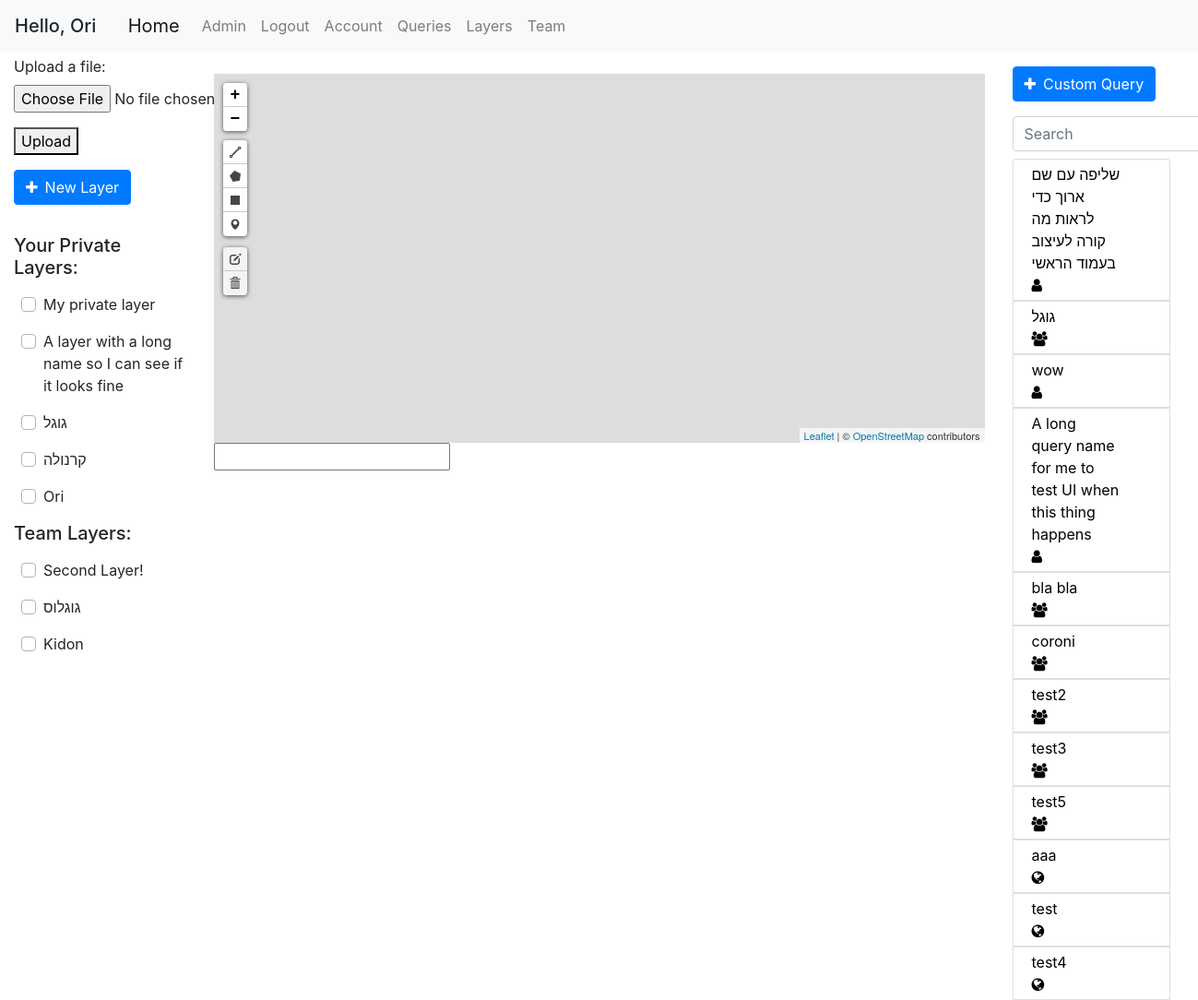
The app's page /home (signed in), older data.
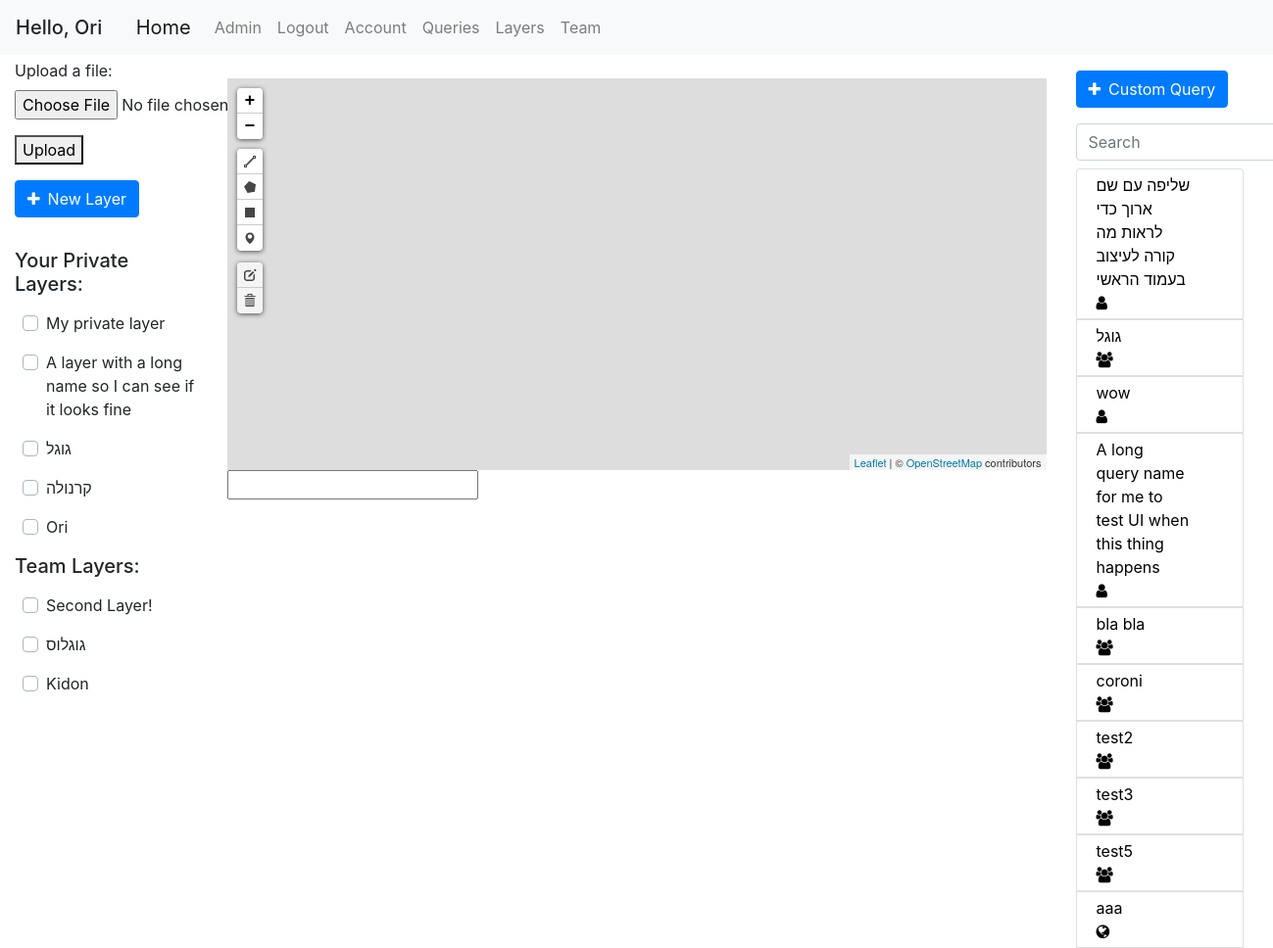
The same page, newer data.
### geoportal/models.py (models this page shows, shortened)
class Layer(db.Model):
    id = db.Column(db.Integer, primary_key=True)
    name = db.Column(db.String(100), nullable=False)
    user_id = db.Column(db.Integer, db.ForeignKey('user.id'), nullable=False)
    default_color = db.Column(db.String(20), default='blue')
    only_user = db.Column(db.Boolean, default=True)
    only_team = db.Column(db.Boolean, default=False)
    public = db.Column(db.Boolean, default=False)
    points = db.relationship('Point', backref='layer', lazy=True)
    polygons = db.relationship('Polygon', backref='layer', lazy=True)

class Query(db.Model):
    id = db.Column(db.Integer, primary_key=True)
    user_id = db.Column(db.Integer, db.ForeignKey('user.id'), nullable=False, default=0)
    query_name = db.Column(db.String(120))
    db_name = db.Column(db.String(20))
    date_uploaded = db.Column(db.DateTime, nullable=False, default=datetime.datetime.now)
    last_update_time = db.Column(db.DateTime, nullable=False, default=datetime.datetime.now)
    query_text = db.Column(db.Text, nullable=False, default='')
    only_user = db.Column(db.Boolean, default=False)
    only_team = db.Column(db.Boolean, default=False)
    public = db.Column(db.Boolean, default=True)
    parameters = db.relationship('QueryTextParameters', backref='query', lazy=True)

### geoportal/main/views.py (the view)
@main.route('/')
@main.route('/home')
def home():
    return render_template('home.html', queries=get_allowed_queries(), layers=get_allowed_layers(), favorite_layers=get_favorite_layers(), preferences=current_user.preferences[0])

### geoportal/mapping/utils.py (called while the page is built)
def marked_layers_first(layers):
    return sorted(layers, key=lambda layer: UserMarkedLayer.query.filter(and_(UserMarkedLayer.layer_id == layer.id, UserMarkedLayer.user_id == current_user.id)).first() is not None, reverse=True)

def get_allowed_layers():
    if current_user.is_authenticated:
        layers = Layer.query.all()
        authorized_layers = []
        for layer in layers:
            if (layer.only_team and User.query.get(layer.user_id).team_id == current_user.team_id) or layer.user_id == current_user.id:
                authorized_layers.append(layer)
        layers = authorized_layers
        layers = marked_layers_first(layers)
    else:
        layers = []
    return layers

def get_favorite_layers():
    if current_user.is_authenticated:
        marked_layers = db.session.query(UserMarkedLayer.layer_id).filter_by(user_id=current_user.id).all()
        return [layer[0] for layer in marked_layers]
    return []

### geoportal/models.py (called while the page is built)
@login_manager.user_loader
def load_user(user_id):
    return User.query.get(int(user_id))

    def has_role(self, role_name):
        for role in self.roles:
            if role.name == role_name:
                return True
        return False

### geoportal/templates/home.html (shortened to what this page needs)
{% extends "base.html" %}
{% block left_sidebar %}
{% if current_user.is_authenticated %}
<form id="geofile-upload">
    <div class="form-group">
        <label for="geofile" class="mt-1">Upload a file:</label>
        <input type="file" id="geofile" name="geofile" accept=".csv, .xlsx">
    </div>
    <button type="submit">Upload</button>
</form>
<button type="button" class="btn btn-primary mb-3 mt-3" data-toggle="modal" data-target="#add-layer">
  <span class="fa fa-plus mr-2"></span>New Layer
</button>
{% endif %}
{% if current_user.is_authenticated %}
    <div class="col pl-0" id="private-layers">
        <h5 class="disply-5 mt-3">Your Private Layers:</h5>
        {% for layer in layers %}
            {% if layer.only_user %}
            <div class="row ml-2 mt-3 custom-control custom-checkbox justify-content-between">
                <label class="custom-control-label" for="checkbox-{{ layer.id }}">{{ layer.name }}</label>
            </div>
            {% endif %}
        {% endfor %}
    </div>
    <div class="col pl-0" id="team-layers">
        <h5 class="disply-5 mt-3">Team Layers:</h5>
        {% for layer in layers %}
            {% if layer.only_team %}
            <div class="row ml-2 mt-3 custom-control custom-checkbox">
                <label class="custom-control-label" for="checkbox-{{ layer.id }}">{{ layer.name }}</label>
            </div>
            {% endif %}
        {% endfor %}
    </div>
{% endif %}
{% endblock left_sidebar %}
{% block content %}
<div id="myMap" class="mt-4"></div>
<input type="text" id="current-point">
{% endblock content %}
{% block right_sidebar %}
<button type="button" class="btn btn-primary mt-3" data-toggle="modal" data-target="#run-query">
  <span class="fa fa-plus mr-2"></span>Custom Query
</button>
<br>
<form class="form-inline my-2 my-lg-0">
    <input class="form-control mr-sm-2 mt-3 mb-2" type="search" placeholder="Search" aria-label="Search" id="queries_search" onkeyup="filterQueries()">
</form>
<div class="col-sm-12 pl-0">
    <div class="list-group">
    {% for query in queries %}
        <button name="query-selector" class="list-group-item pb-1 pt-1" id="{{ query.id }}" style="text-align: justify;">
            <div class="row justify-content-between pr-2">
                <div class="col-sm-10" style="text-align: left">
                    {{ query.query_name }}
                </div>
                <div class="col-sm-1">
                    {% if query.only_user %}
                        <span class="fa fa-user"></span>
                    {% elif query.only_team %}
                        <span class="fa fa-users"></span>
                    {% else %}
                        <span class="fa fa-globe"></span>
                    {% endif %}
                </div>
            </div>
        </button>
    {% endfor %}
    </div>
</div>
{% endblock right_sidebar %}

Row changes from the older to the newer data that the page shows:
removed Query: query_name "test", only_user False (drawn)
removed Query: query_name "test4", only_user False (drawn)
